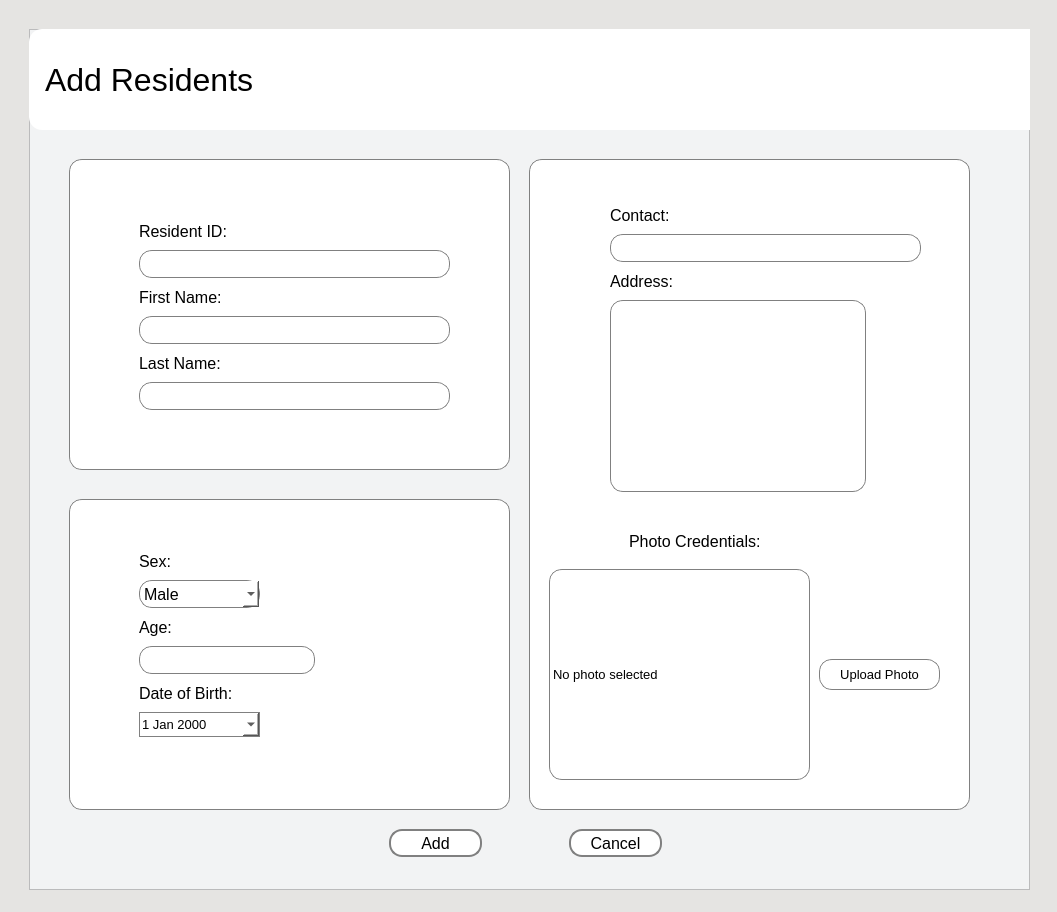
<?xml version="1.0" encoding="UTF-8"?>
<ui version="4.0">
 <class>addResidentDialog</class>
 <widget class="QDialog" name="addResidentDialog">
  <property name="geometry">
   <rect>
    <x>0</x>
    <y>0</y>
    <width>1057</width>
    <height>912</height>
   </rect>
  </property>
  <property name="windowTitle">
   <string>Add New Resident</string>
  </property>
  <property name="styleSheet">
   <string notr="true">background-color: rgb(229,228,226);</string>
  </property>
  <widget class="QFrame" name="frame">
   <property name="geometry">
    <rect>
     <x>29</x>
     <y>29</y>
     <width>1001</width>
     <height>861</height>
    </rect>
   </property>
   <property name="styleSheet">
    <string notr="true">background-color: rgb(242,243,244);</string>
   </property>
   <property name="frameShape">
    <enum>QFrame::StyledPanel</enum>
   </property>
   <property name="frameShadow">
    <enum>QFrame::Raised</enum>
   </property>
   <widget class="QPushButton" name="cancel_button">
    <property name="geometry">
     <rect>
      <x>540</x>
      <y>800</y>
      <width>93</width>
      <height>28</height>
     </rect>
    </property>
    <property name="font">
     <font>
      <pointsize>12</pointsize>
     </font>
    </property>
    <property name="styleSheet">
     <string notr="true">background-color: white;
border: 2px solid grey;
border-radius: 13px;</string>
    </property>
    <property name="text">
     <string>Cancel</string>
    </property>
   </widget>
   <widget class="QPushButton" name="save_button">
    <property name="geometry">
     <rect>
      <x>360</x>
      <y>800</y>
      <width>93</width>
      <height>28</height>
     </rect>
    </property>
    <property name="font">
     <font>
      <pointsize>12</pointsize>
     </font>
    </property>
    <property name="styleSheet">
     <string notr="true">background-color: white;
border: 2px solid grey;
border-radius: 13px;</string>
    </property>
    <property name="text">
     <string>Add</string>
    </property>
   </widget>
   <widget class="QLabel" name="label_8">
    <property name="geometry">
     <rect>
      <x>0</x>
      <y>0</y>
      <width>1401</width>
      <height>101</height>
     </rect>
    </property>
    <property name="font">
     <font>
      <pointsize>24</pointsize>
      <weight>50</weight>
      <bold>false</bold>
     </font>
    </property>
    <property name="styleSheet">
     <string notr="true">background-color: white;
border-radius: 13px;</string>
    </property>
    <property name="text">
     <string>  Add Residents</string>
    </property>
   </widget>
   <widget class="QFrame" name="frame_2">
    <property name="geometry">
     <rect>
      <x>40</x>
      <y>130</y>
      <width>441</width>
      <height>311</height>
     </rect>
    </property>
    <property name="styleSheet">
     <string notr="true">background-color: white;
border: 1px solid grey;
border-radius: 13px;</string>
    </property>
    <property name="frameShape">
     <enum>QFrame::StyledPanel</enum>
    </property>
    <property name="frameShadow">
     <enum>QFrame::Raised</enum>
    </property>
    <widget class="QLabel" name="label_resident_id">
     <property name="geometry">
      <rect>
       <x>70</x>
       <y>60</y>
       <width>131</width>
       <height>24</height>
      </rect>
     </property>
     <property name="font">
      <font>
       <pointsize>12</pointsize>
      </font>
     </property>
     <property name="styleSheet">
      <string notr="true">border: 0px</string>
     </property>
     <property name="text">
      <string>Resident ID:</string>
     </property>
    </widget>
    <widget class="QLineEdit" name="first_name_input">
     <property name="geometry">
      <rect>
       <x>70</x>
       <y>157</y>
       <width>311</width>
       <height>28</height>
      </rect>
     </property>
     <property name="font">
      <font>
       <pointsize>12</pointsize>
      </font>
     </property>
     <property name="styleSheet">
      <string notr="true">background-color: white;
border: 1px solid grey;
border-radius: 13px;</string>
     </property>
    </widget>
    <widget class="QLabel" name="label_first_name">
     <property name="geometry">
      <rect>
       <x>70</x>
       <y>126</y>
       <width>111</width>
       <height>24</height>
      </rect>
     </property>
     <property name="font">
      <font>
       <pointsize>12</pointsize>
      </font>
     </property>
     <property name="styleSheet">
      <string notr="true">border: 0px</string>
     </property>
     <property name="text">
      <string>First Name:</string>
     </property>
    </widget>
    <widget class="QLineEdit" name="resident_id_input">
     <property name="geometry">
      <rect>
       <x>70</x>
       <y>91</y>
       <width>311</width>
       <height>28</height>
      </rect>
     </property>
     <property name="font">
      <font>
       <pointsize>12</pointsize>
      </font>
     </property>
     <property name="styleSheet">
      <string notr="true">background-color: white;
border: 1px solid grey;
border-radius: 13px;</string>
     </property>
    </widget>
    <widget class="QLabel" name="label_last_name">
     <property name="geometry">
      <rect>
       <x>70</x>
       <y>192</y>
       <width>121</width>
       <height>24</height>
      </rect>
     </property>
     <property name="font">
      <font>
       <pointsize>12</pointsize>
      </font>
     </property>
     <property name="styleSheet">
      <string notr="true">border: 0px</string>
     </property>
     <property name="text">
      <string>Last Name:</string>
     </property>
    </widget>
    <widget class="QLineEdit" name="first_name_input_2">
     <property name="geometry">
      <rect>
       <x>70</x>
       <y>223</y>
       <width>311</width>
       <height>28</height>
      </rect>
     </property>
     <property name="font">
      <font>
       <pointsize>12</pointsize>
      </font>
     </property>
     <property name="styleSheet">
      <string notr="true">background-color: white;
border: 1px solid grey;
border-radius: 13px;</string>
     </property>
    </widget>
   </widget>
   <widget class="QFrame" name="frame_3">
    <property name="geometry">
     <rect>
      <x>40</x>
      <y>470</y>
      <width>441</width>
      <height>311</height>
     </rect>
    </property>
    <property name="styleSheet">
     <string notr="true">background-color: white;
border: 1px solid grey;
border-radius: 13px;</string>
    </property>
    <property name="frameShape">
     <enum>QFrame::StyledPanel</enum>
    </property>
    <property name="frameShadow">
     <enum>QFrame::Raised</enum>
    </property>
    <widget class="QLabel" name="label_sex">
     <property name="geometry">
      <rect>
       <x>70</x>
       <y>50</y>
       <width>61</width>
       <height>24</height>
      </rect>
     </property>
     <property name="font">
      <font>
       <pointsize>12</pointsize>
      </font>
     </property>
     <property name="styleSheet">
      <string notr="true">border: 0px</string>
     </property>
     <property name="text">
      <string>Sex:</string>
     </property>
    </widget>
    <widget class="QComboBox" name="sex_input">
     <property name="geometry">
      <rect>
       <x>70</x>
       <y>81</y>
       <width>121</width>
       <height>28</height>
      </rect>
     </property>
     <property name="font">
      <font>
       <pointsize>12</pointsize>
      </font>
     </property>
     <property name="styleSheet">
      <string notr="true">background-color: white;
border: 1px solid grey;
border-radius: 13px;</string>
     </property>
     <item>
      <property name="text">
       <string>Male</string>
      </property>
     </item>
     <item>
      <property name="text">
       <string>Female</string>
      </property>
     </item>
    </widget>
    <widget class="QLabel" name="label_contact_3">
     <property name="geometry">
      <rect>
       <x>70</x>
       <y>116</y>
       <width>61</width>
       <height>24</height>
      </rect>
     </property>
     <property name="font">
      <font>
       <pointsize>12</pointsize>
      </font>
     </property>
     <property name="styleSheet">
      <string notr="true">border: 0px</string>
     </property>
     <property name="text">
      <string>Age:</string>
     </property>
    </widget>
    <widget class="QDateEdit" name="dob_input">
     <property name="geometry">
      <rect>
       <x>70</x>
       <y>213</y>
       <width>121</width>
       <height>25</height>
      </rect>
     </property>
     <property name="font">
      <font>
       <pointsize>10</pointsize>
      </font>
     </property>
     <property name="styleSheet">
      <string notr="true">background-color: white;
border: 1px solid grey;
border-radius: 13px;</string>
     </property>
     <property name="calendarPopup">
      <bool>true</bool>
     </property>
    </widget>
    <widget class="QLabel" name="label_dob">
     <property name="geometry">
      <rect>
       <x>70</x>
       <y>182</y>
       <width>141</width>
       <height>24</height>
      </rect>
     </property>
     <property name="font">
      <font>
       <pointsize>12</pointsize>
      </font>
     </property>
     <property name="styleSheet">
      <string notr="true">border: 0px</string>
     </property>
     <property name="text">
      <string>Date of Birth:</string>
     </property>
    </widget>
    <widget class="QLineEdit" name="resident_id_input_2">
     <property name="geometry">
      <rect>
       <x>70</x>
       <y>147</y>
       <width>176</width>
       <height>28</height>
      </rect>
     </property>
     <property name="font">
      <font>
       <pointsize>12</pointsize>
      </font>
     </property>
     <property name="styleSheet">
      <string notr="true">background-color: white;
border: 1px solid grey;
border-radius: 13px;</string>
     </property>
    </widget>
   </widget>
   <widget class="QFrame" name="frame_4">
    <property name="geometry">
     <rect>
      <x>500</x>
      <y>130</y>
      <width>441</width>
      <height>651</height>
     </rect>
    </property>
    <property name="styleSheet">
     <string notr="true">background-color: white;
border: 1px solid grey;
border-radius: 13px;</string>
    </property>
    <property name="frameShape">
     <enum>QFrame::StyledPanel</enum>
    </property>
    <property name="frameShadow">
     <enum>QFrame::Raised</enum>
    </property>
    <widget class="QPushButton" name="upload_button">
     <property name="geometry">
      <rect>
       <x>290</x>
       <y>500</y>
       <width>121</width>
       <height>31</height>
      </rect>
     </property>
     <property name="font">
      <font>
       <pointsize>10</pointsize>
      </font>
     </property>
     <property name="styleSheet">
      <string notr="true">background-color: white;
border: 1px solid grey;
border-radius: 13px;</string>
     </property>
     <property name="text">
      <string>Upload Photo</string>
     </property>
    </widget>
    <widget class="QLabel" name="label_contact_2">
     <property name="geometry">
      <rect>
       <x>100</x>
       <y>370</y>
       <width>191</width>
       <height>24</height>
      </rect>
     </property>
     <property name="font">
      <font>
       <pointsize>12</pointsize>
      </font>
     </property>
     <property name="styleSheet">
      <string notr="true">border: 0px</string>
     </property>
     <property name="text">
      <string>Photo Credentials:</string>
     </property>
    </widget>
    <widget class="QLabel" name="label_contact">
     <property name="geometry">
      <rect>
       <x>81</x>
       <y>44</y>
       <width>91</width>
       <height>24</height>
      </rect>
     </property>
     <property name="font">
      <font>
       <pointsize>12</pointsize>
      </font>
     </property>
     <property name="styleSheet">
      <string notr="true">border: 0px</string>
     </property>
     <property name="text">
      <string>Contact:</string>
     </property>
    </widget>
    <widget class="QTextEdit" name="address_input">
     <property name="geometry">
      <rect>
       <x>81</x>
       <y>141</y>
       <width>256</width>
       <height>192</height>
      </rect>
     </property>
     <property name="font">
      <font>
       <pointsize>12</pointsize>
      </font>
     </property>
     <property name="styleSheet">
      <string notr="true">background-color: white;
border: 1px solid grey;
border-radius: 13px;</string>
     </property>
    </widget>
    <widget class="QLineEdit" name="contact_input">
     <property name="geometry">
      <rect>
       <x>81</x>
       <y>75</y>
       <width>311</width>
       <height>28</height>
      </rect>
     </property>
     <property name="font">
      <font>
       <pointsize>12</pointsize>
      </font>
     </property>
     <property name="styleSheet">
      <string notr="true">background-color: white;
border: 1px solid grey;
border-radius: 13px;</string>
     </property>
    </widget>
    <widget class="QLabel" name="label_address">
     <property name="geometry">
      <rect>
       <x>81</x>
       <y>110</y>
       <width>111</width>
       <height>24</height>
      </rect>
     </property>
     <property name="font">
      <font>
       <pointsize>12</pointsize>
      </font>
     </property>
     <property name="styleSheet">
      <string notr="true">border: 0px</string>
     </property>
     <property name="text">
      <string>Address:</string>
     </property>
    </widget>
    <widget class="QLabel" name="photo_label">
     <property name="geometry">
      <rect>
       <x>20</x>
       <y>410</y>
       <width>261</width>
       <height>211</height>
      </rect>
     </property>
     <property name="minimumSize">
      <size>
       <width>100</width>
       <height>100</height>
      </size>
     </property>
     <property name="font">
      <font>
       <pointsize>10</pointsize>
      </font>
     </property>
     <property name="styleSheet">
      <string notr="true">background-color: white;
border: 1px solid grey;
border-radius: 13px;</string>
     </property>
     <property name="text">
      <string>No photo selected</string>
     </property>
     <property name="scaledContents">
      <bool>true</bool>
     </property>
    </widget>
   </widget>
  </widget>
 </widget>
 <resources/>
 <connections/>
</ui>
